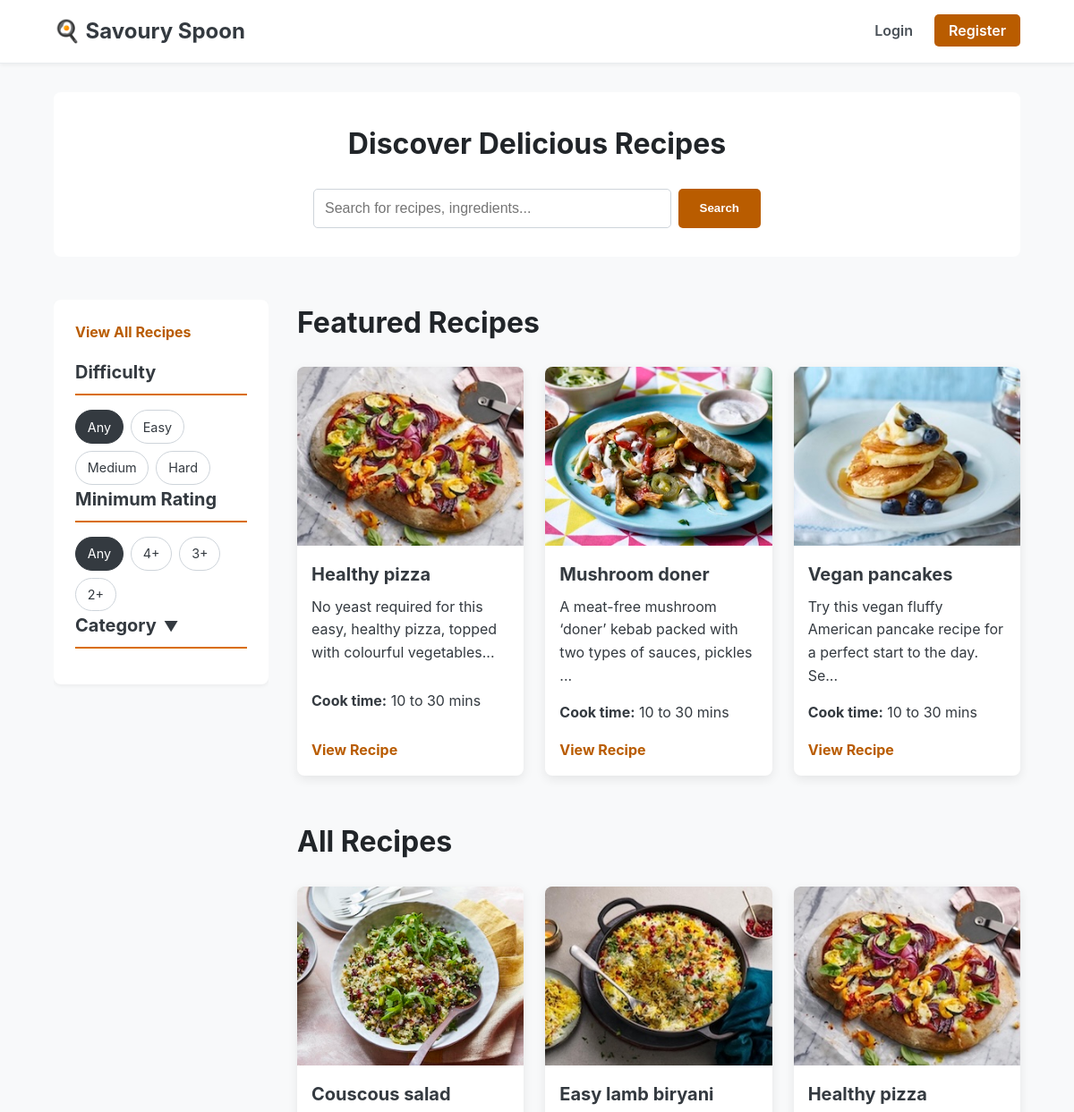
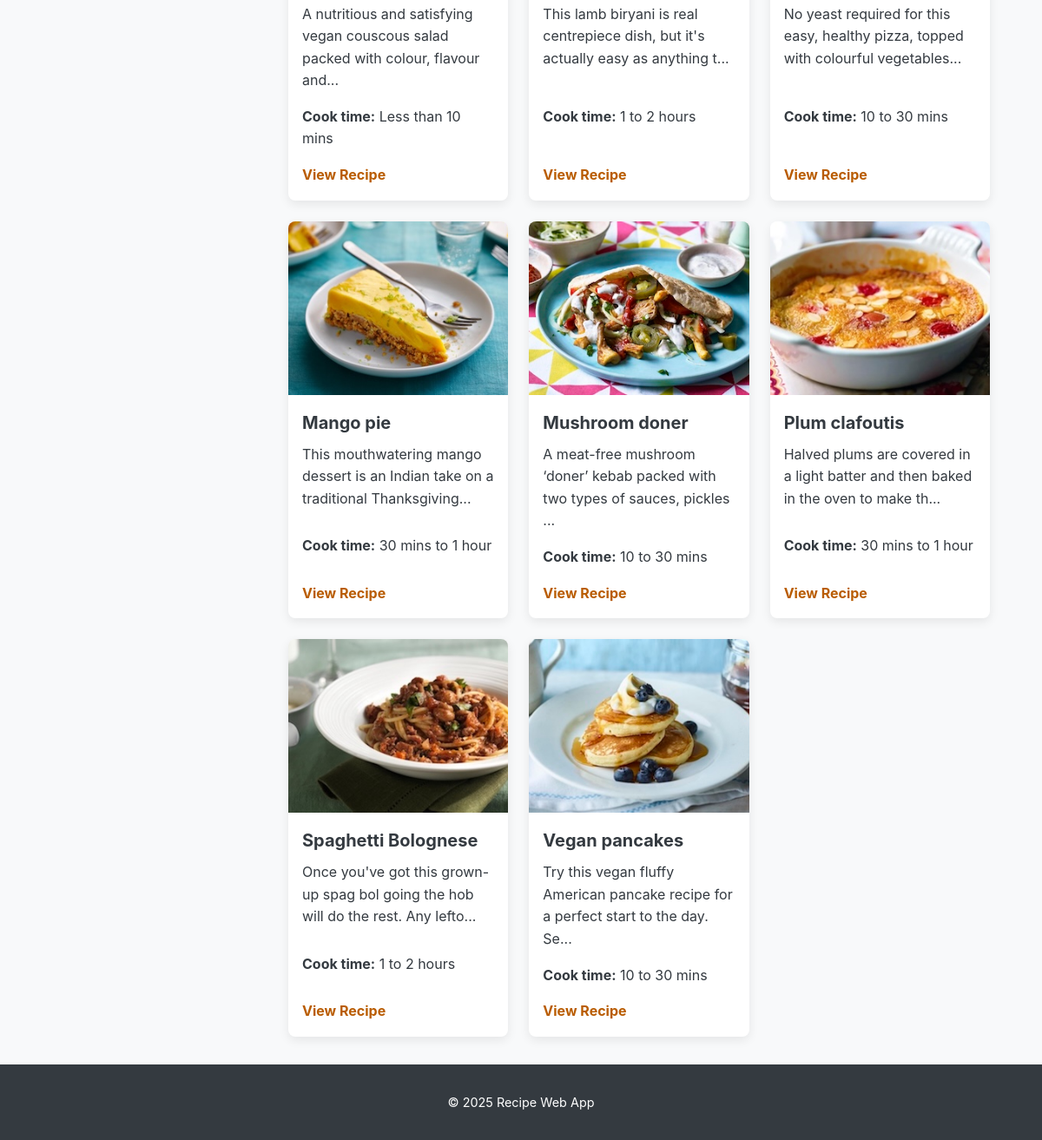
Before: / with the older database file (2 pictures, top to bottom).
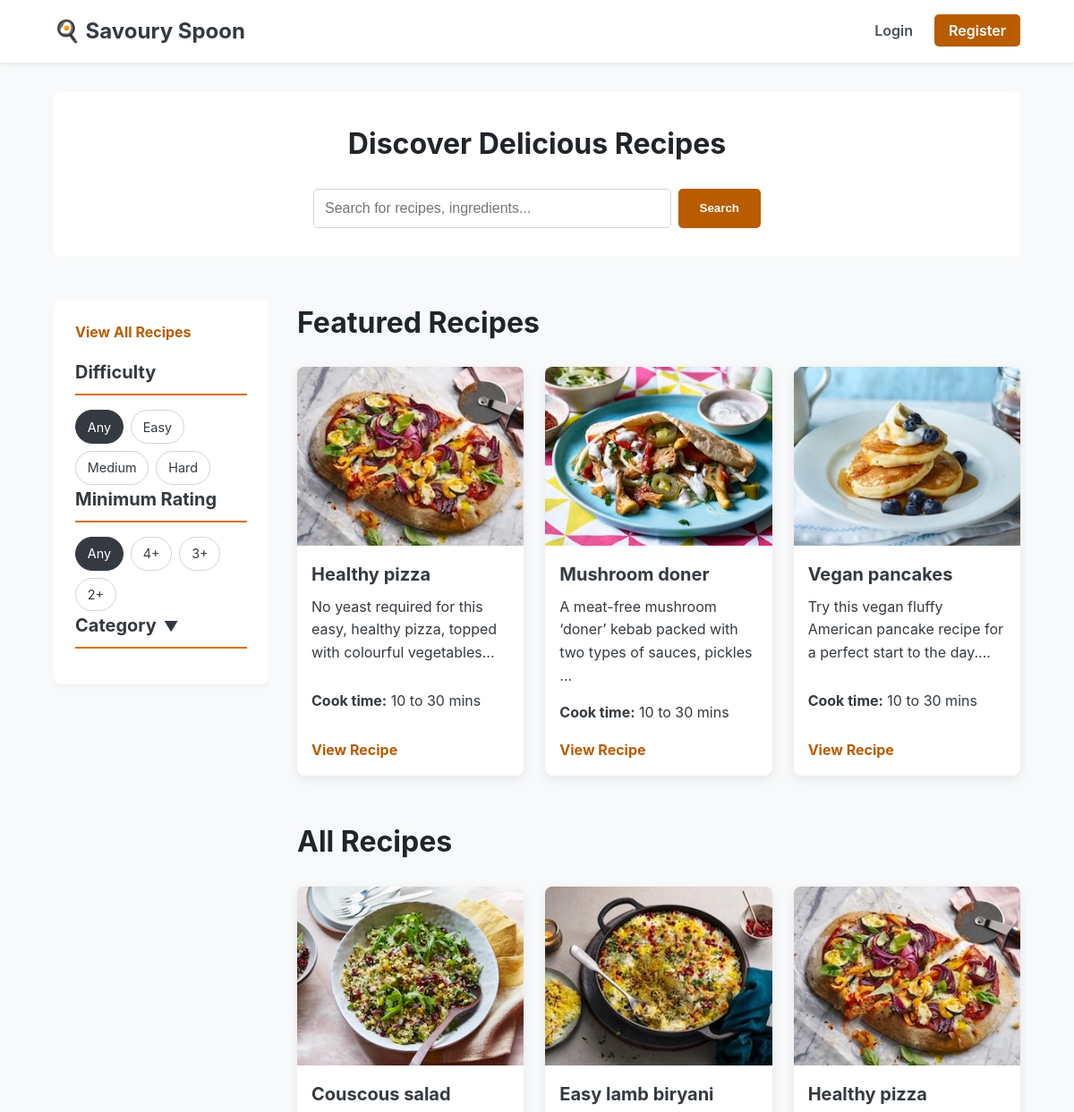
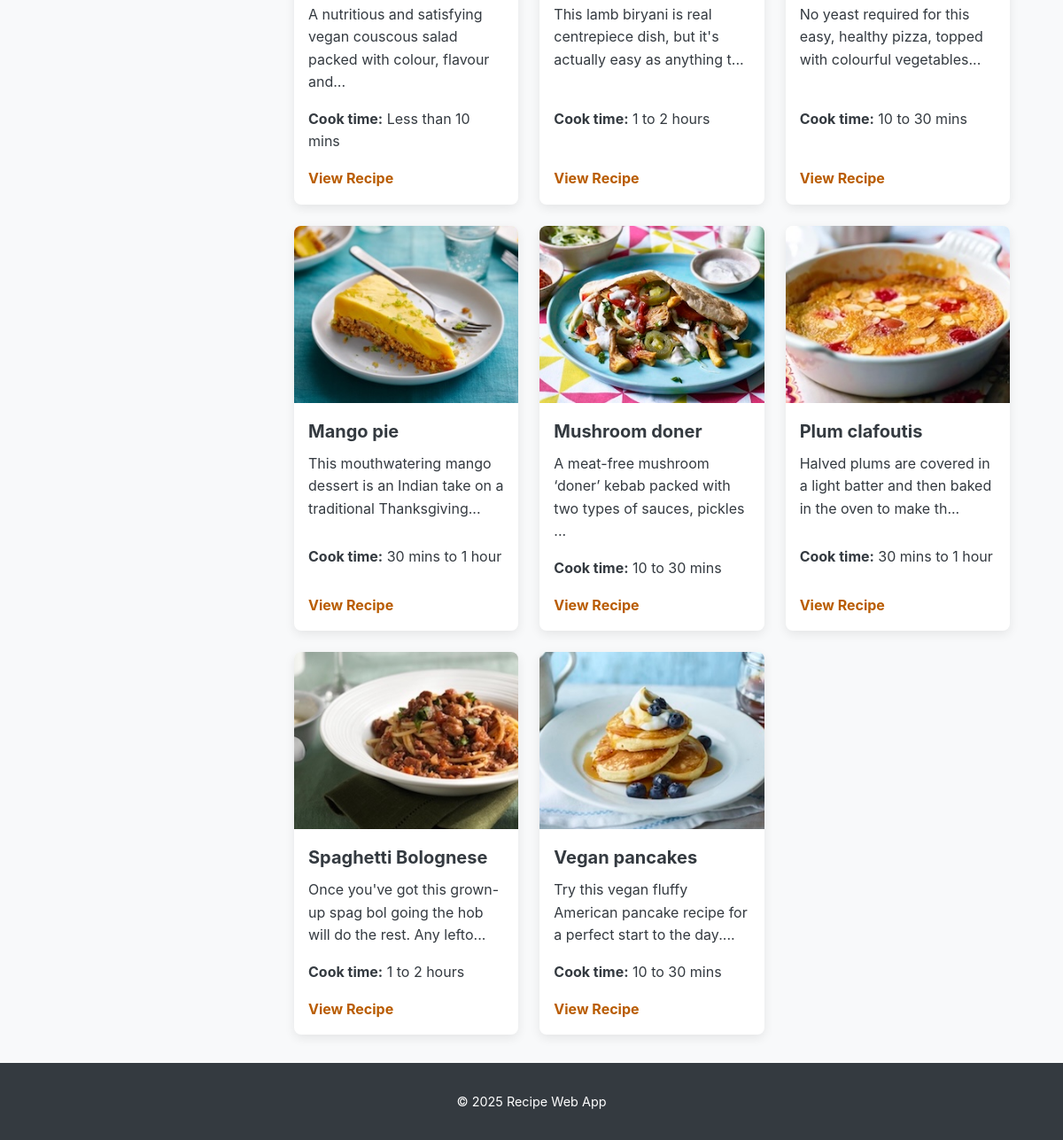
After: the same page with the newer database file (2 pictures, top to bottom).
### tables this page shows
CREATE TABLE `recipes` (
  `id` int(11) NOT NULL AUTO_INCREMENT,
  `title` varchar(200) NOT NULL,
  `summary` text DEFAULT NULL,
  `difficulty` enum('Easy','Medium','Hard') DEFAULT 'Easy',
  `prep_time` varchar(50) DEFAULT NULL,
  `cook_time` varchar(50) DEFAULT NULL,
  `image_url` varchar(255) DEFAULT NULL,
  PRIMARY KEY (`id`),
  FULLTEXT KEY `ft_recipes_title_summary` (`title`,`summary`)
);

### src/config.php (called while the page is built, shortened)
<?php
$env = getenv('APP_ENV') ?: 'dev';
$dbHost    = getenv('DB_HOST') ?: '127.0.0.1';
$dbPort    = (int) (getenv('DB_PORT') ?: 3306);
$dbName    = getenv('DB_NAME') ?: 'Recipe_web_app';
$dbUser    = getenv('DB_USER') ?: 'root';
$dbPass    = getenv('DB_PASS') ?: '';
$dbCharset = 'utf8mb4';
$baseFromEnv = getenv('APP_BASE_URL');
if ($baseFromEnv !== false && $baseFromEnv !== '') {
    $baseUrl = rtrim($baseFromEnv, '/');
} else {
    $scriptName     = $_SERVER['SCRIPT_NAME'] ?? '';
    $detected = rtrim(dirname($scriptName), '/\\');
    $baseUrl = str_replace('/public', '', $detected);
}
$forceSecureCookies = (bool) (getenv('FORCE_SECURE_COOKIES') ?: false);
return [
    'env' => $env,
    'db'  => [
        'host'    => $dbHost,
        'port'    => $dbPort,
        'name'    => $dbName,
        'user'    => $dbUser,
        'pass'    => $dbPass,
        'charset' => $dbCharset,
    ],
    'app' => [
        'base_url'            => $baseUrl,
        'force_secure_cookies'=> $forceSecureCookies,
    ],
];

### src/includes/utils.php (called while the page is built, shortened)
<?php
function e(string $s): string { return htmlspecialchars($s, ENT_QUOTES, 'UTF-8'); }

### src/includes/auth.php (called while the page is built, shortened)
<?php
function current_user_id(): ?int {
    return $_SESSION['user_id'] ?? null;
}

### public/index.php (the view, shortened to what this page needs)
<?php
require_once __DIR__ . '/../src/includes/header.php';
$featured_stmt = $pdo->query("SELECT id, title, summary, cook_time, image_url FROM recipes ORDER BY RAND() LIMIT 3");
$featured_recipes = $featured_stmt->fetchAll();
$all_recipes_stmt = $pdo->query("SELECT id, title, summary, cook_time, image_url FROM recipes ORDER BY title ASC");
$all_recipes = $all_recipes_stmt->fetchAll();
?>
<section class="hero">
    <h2>Discover Delicious Recipes</h2>
    <form action="results.php" method="get" class="search-bar">
        <input type="text" name="q" placeholder="Search for recipes, ingredients...">
        <button type="submit">Search</button>
    </form>
</section>
<div class="main-layout">
    <?php require_once __DIR__ . '/../src/includes/sidebar.php'; ?>
    <div class="content-area">
        <section class="featured">
            <h2>Featured Recipes</h2>
            <div class="recipe-grid">
                <?php foreach ($featured_recipes as $recipe): ?>
                    <article class="recipe-card">
                        <?php if (!empty($recipe['image_url'])):
                            $thumb_url = str_replace('.jpg', '_thumb.jpg', $recipe['image_url']);
                        ?>
                            <img src="<?= e($base_url . '/public' . $thumb_url) ?>" alt="<?= e($recipe['title']) ?>" class="recipe-card-image" width="400" height="225" fetchpriority="high">
                        <?php endif; ?>
                        <div class="recipe-card-content">
                            <h3><?= e($recipe['title']) ?></h3>
                            <p><?= e(substr($recipe['summary'] ?? '', 0, 80)) ?>...</p>
                            <p class="recipe-card-time"><strong>Cook time:</strong> <?= e($recipe['cook_time']) ?></p>
                            <a href="recipe.php?id=<?= e((string)$recipe['id']) ?>" class="button-link">View Recipe</a>
                        </div>
                    </article>
                <?php endforeach; ?>
            </div>
        </section>
        <section class="all-recipes">
            <h2 class="section-title-spacing">All Recipes</h2>
            <div class="recipe-grid">
                <?php foreach ($all_recipes as $recipe): ?>
                    <article class="recipe-card">
                        <?php if (!empty($recipe['image_url'])):
                            $thumb_url = str_replace('.jpg', '_thumb.jpg', $recipe['image_url']);
                        ?>
                            <img src="<?= e($base_url . '/public' . $thumb_url) ?>" alt="<?= e($recipe['title']) ?>" class="recipe-card-image" loading="lazy" width="400" height="225">
                        <?php endif; ?>
                        <div class="recipe-card-content">
                            <h3><?= e($recipe['title']) ?></h3>
                            <p><?= e(substr($recipe['summary'] ?? '', 0, 80)) ?>...</p>
                            <p class="recipe-card-time"><strong>Cook time:</strong> <?= e($recipe['cook_time']) ?></p>
                            <a href="recipe.php?id=<?= e((string)$recipe['id']) ?>" class="button-link">View Recipe</a>
                        </div>
                    </article>
                <?php endforeach; ?>
            </div>
        </section>
    </div>
</div>
<?php require_once __DIR__ . '/../src/includes/footer.php'; ?>

### src/includes/header.php (shortened to what this page needs)
<?php
require_once __DIR__ . '/auth.php';
require_once __DIR__ . '/utils.php';
$cfg = require __DIR__ . '/../config.php';
$base_url = e($cfg['app']['base_url'] ?? '');
$current_user_id = current_user_id();
$current_user_name = null;
?>
<!doctype html>
<html lang="en-GB">
<head>
    <link rel="stylesheet" href="<?= $base_url ?>/public/assets/css/style.css">
</head>
<body>
<header class="site-header">
    <div class="container header-container">
        <a class="brand" href="<?= $base_url ?>/public/index.php">🍳 Savoury Spoon</a>
        <nav id="primary-navigation" class="primary-navigation">
            <?php if ($current_user_id && $current_user_name): ?>
                <div class="user-menu">
                    <button class="user-menu-button" aria-haspopup="true" aria-expanded="false">
                        Hi, <?= e(explode(' ', $current_user_name)[0]) ?>
                    </button>
                    <ul class="dropdown-menu">
                        <li><a href="<?= $base_url ?>/public/account.php">My Account</a></li>
                        <li><a href="<?= $base_url ?>/public/logout.php">Logout</a></li>
                    </ul>
                </div>
            <?php else: ?>
                <ul class="guest-menu">
                    <li><a href="<?= $base_url ?>/public/login.php">Login</a></li>
                    <li><a href="<?= $base_url ?>/public/register.php" class="button button-primary">Register</a></li>
                </ul>
            <?php endif; ?>
        </nav>
    </div>
</header>
<main id="main" class="container" tabindex="-1">

### src/includes/sidebar.php (shortened to what this page needs)
<?php
$is_category_open = $_GET['category_open'] ?? 0;
?>
<aside class="sidebar" id="filter-sidebar">
    <div class="sidebar-widget">
        <form id="filter-form" action="results.php" method="get">
            <div class="filter-group">
                <a href="results.php" class="all-recipes-link">View All Recipes</a>
            </div>
            <div class="filter-group">
                <h3>Difficulty</h3>
                <div class="radio-filter-group">
                    <label for="diff_any">Any</label>
                    <label for="diff_easy">Easy</label>
                    <label for="diff_medium">Medium</label>
                    <label for="diff_hard">Hard</label>
                </div>
            </div>
            <div class="filter-group">
                <h3>Minimum Rating</h3>
                <div class="radio-filter-group">
                    <label for="rating_any">Any</label>
                    <label for="rating_4">4+</label>
                    <label for="rating_3">3+</label>
                    <label for="rating_2">2+</label>
                </div>
            </div>
            <details id="category-details" class="filter-group" <?= $is_category_open ? 'open' : '' ?>>
                <summary><h3>Category</h3></summary>
            </details>
        </form>
    </div>
</aside>

### src/includes/footer.php (shortened to what this page needs)
</main>
<footer class="site-footer">
    <div class="container">
        <p>&copy; <?= date('Y') ?> Recipe Web App</p>
    </div>
</footer>
</body>
</html>

### public/assets/css/style.css (style rules this page uses)
* { margin: 0; padding: 0; box-sizing: border-box; }
body { font-family: -apple-system, BlinkMacSystemFont, "Segoe UI", Roboto, Helvetica, Arial, sans-serif, "Apple Color Emoji", "Segoe UI Emoji", "Segoe UI Symbol"; line-height: 1.6; background: #f8f9fa; color: #343a40; display: flex; flex-direction: column; min-height: 100vh; }
.container { width: 90%; max-width: 1200px; margin: 0 auto; }
.site-header { background: #fff; padding: 1rem 0; box-shadow: 0 2px 4px rgba(0, 0, 0, 0.05); border-bottom: 1px solid #e9ecef; position: sticky; top: 0; z-index: 100; }
.header-container { display: flex; justify-content: space-between; align-items: center; }
.brand { font-size: 1.5rem; font-weight: bold; color: #343a40; text-decoration: none; transition: color 0.2s; }
.primary-navigation { display: flex; align-items: center; }
.guest-menu { display: flex; align-items: center; list-style: none; gap: 1rem; margin: 0; }
.guest-menu a { text-decoration: none; color: #495057; font-weight: 600; padding: 0.5rem; }
.button.button-primary { background-color: #B95C00; color: #fff; padding: 0.5rem 1rem; border-radius: 5px; transition: background-color 0.2s; }
main { flex: 1; padding: 2rem 0; }
h2 { margin-bottom: 1.5rem; color: #212529; font-size: 2rem; }
.hero { text-align: center; margin-bottom: 3rem; padding: 2rem 1rem; background: #fff; border-radius: 8px; }
.search-bar { display: flex; justify-content: center; gap: 0.5rem; max-width: 500px; margin: 0 auto; }
.search-bar input { padding: 0.75rem; flex: 1; border: 1px solid #ced4da; border-radius: 5px; font-size: 1rem; }
.search-bar button { padding: 0.75rem 1.5rem; border: none; background: #B95C00; color: #fff; font-weight: bold; border-radius: 5px; cursor: pointer; transition: background 0.3s; }
.main-layout { display: grid; grid-template-columns: 1fr; gap: 2rem; }
@media (min-width: 900px) { .main-layout { grid-template-columns: 240px 1fr; } }
.sidebar-widget { background: #fff; padding: 1.5rem; border-radius: 8px; margin-bottom: 1.5rem; box-shadow: 0 2px 4px rgba(0,0,0,0.05); }
.sidebar-widget h3 { margin-top: 0; margin-bottom: 1rem; border-bottom: 2px solid #D96D00; padding-bottom: 0.5rem; font-size: 1.25rem; }
.all-recipes-link { display: block; margin-bottom: 1rem; font-weight: bold; color: #B95C00; text-decoration: none; }
.recipe-grid { display: grid; grid-template-columns: 1fr; gap: 1.5rem; }
@media (min-width: 600px) { .recipe-grid { grid-template-columns: repeat(2, 1fr); } }
@media (min-width: 1024px) { .recipe-grid { grid-template-columns: repeat(3, 1fr); } }
.recipe-card { background: #fff; border-radius: 8px; box-shadow: 0 4px 12px rgba(0, 0, 0, 0.08); transition: transform 0.2s, box-shadow 0.2s; display: flex; flex-direction: column; }
.recipe-card-image { width: 100%; height: 200px; object-fit: cover; border-top-left-radius: 8px; border-top-right-radius: 8px; }
.recipe-card-content { padding: 1rem; flex-grow: 1; display: flex; flex-direction: column; }
.recipe-card h3 { margin-bottom: 0.5rem; font-size: 1.25rem; }
.recipe-card p { flex-grow: 1; margin-bottom: 1rem; }
.button-link { display: inline-block; margin-top: auto; color: #B95C00; font-weight: bold; text-decoration: none; }
footer { text-align: center; padding: 2rem; background: #343a40; color: #fff; font-size: 0.9rem; margin-top: auto; }
@media (min-width: 900px) { .sidebar { position: sticky; top: 100px; align-self: start; max-height: calc(100vh - 120px); overflow-y: auto; } }
.section-title-spacing { margin-top: 3rem; }
.filter-group summary { cursor: pointer; list-style: none; user-select: none; }
.filter-group summary h3::after { content: ' ▼'; font-size: 0.8em; display: inline-block; margin-left: 0.5rem; }
.radio-filter-group { display: flex; flex-wrap: wrap; gap: 0.5rem; }
.radio-filter-group label { padding: 0.4rem 0.8rem; border: 1px solid #ced4da; border-radius: 50px; cursor: pointer; font-size: 0.9rem; transition: all 0.2s; }
.radio-filter-group input[type="radio"]:checked + label { background-color: #343a40; color: #fff; border-color: #343a40; }

Changed rows visible on the page:
changed recipes "Vegan pancakes": summary "Try this vegan fluffy American pancake recipe for a perfect start to the day. Se" → "Try this vegan fluffy American pancake recipe for a perfect start to the day."
